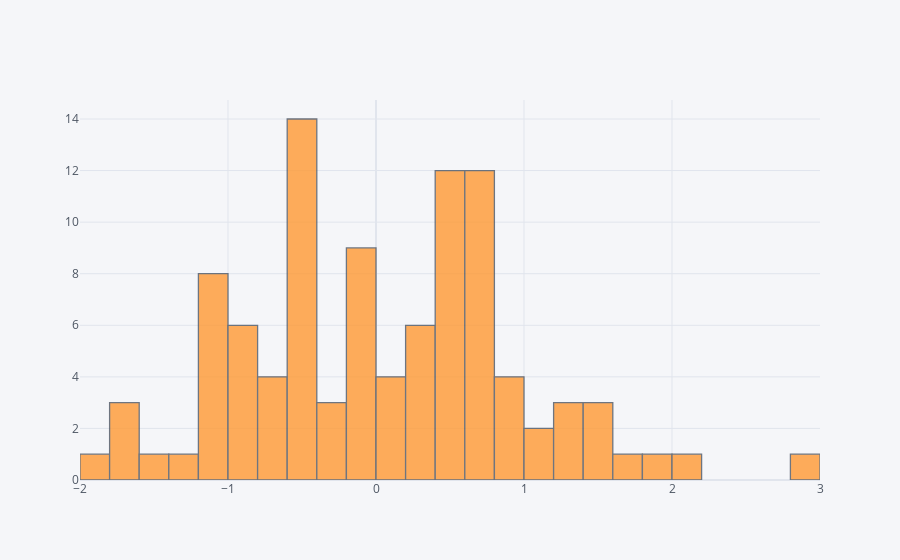

Here is the notebook cell this chart was saved with:
### Markdown cell above
## histogram

### Code cell
df['A'].iplot(kind='hist',bins=25)

### Figure 1 — Plotly figure (JSON) as saved in the notebook; plotly's stock layout.template omitted (floating-point values rounded to 4 significant figures)
{"data": [{"histfunc": "count", "histnorm": "", "marker": {"color": "rgba(255, 153, 51, 1.0)", "line": {"color": "#4D5663", "width": 1.3}}, "name": "A", "nbinsx": 25, "opacity": 0.8, "orientation": "v", "type": "histogram", "x": [0.6365, -0.4738, -0.4932, -1.002, -1.391, 0.2625, 0.06343, 0.3422, 2.961, -0.8621, 0.4554, 1.267, 0.5574, 1.765, -0.6602, 0.2578, -0.1726, -0.1124, 0.8696, 0.4084, -1.068, -0.9786, 0.5931, -0.5738, 0.9117, 0.6474, -0.5038, -1.101, 0.6251, 0.9861, -0.352, 0.2043, -0.6511, -0.4761, -1.173, 1.561, 0.4023, 1.157, 0.03112, -0.8659, -0.5234, -1.005, -0.1163, -0.5384, 0.4677, 0.5388, 0.5311, 0.8543, -0.9804, 1.311, -0.1923, -0.1457, -0.7147, -0.4787, 0.7235, -0.4171, -1.602, -0.9344, 0.7247, 0.7124, 0.7121, -0.5937, -1.083, 0.5248, -0.2603, 1.945, 1.519, 0.1448, -1.655, 0.6419, -0.7004, 0.7719, 2.109, 0.1279, -0.2526, -1.613, -0.5658, -0.5211, -0.01376, -0.9505, 1.455, 0.5983, -0.1539, 0.5353, -1.072, 0.6752, 0.2463, 0.6505, 0.4229, -1.072, -0.1687, -0.09407, 0.3765, 0.7671, -0.4656, -1.963, 1.025, 1.379, -0.4592, -1.447]}], "layout": {"barmode": "overlay", "legend": {"bgcolor": "#F5F6F9", "font": {"color": "#4D5663"}}, "paper_bgcolor": "#F5F6F9", "plot_bgcolor": "#F5F6F9", "title": {"font": {"color": "#4D5663"}}, "xaxis": {"gridcolor": "#E1E5ED", "showgrid": true, "tickfont": {"color": "#4D5663"}, "title": {"font": {"color": "#4D5663"}, "text": ""}, "zerolinecolor": "#E1E5ED"}, "yaxis": {"gridcolor": "#E1E5ED", "showgrid": true, "tickfont": {"color": "#4D5663"}, "title": {"font": {"color": "#4D5663"}, "text": ""}, "zerolinecolor": "#E1E5ED"}}}
